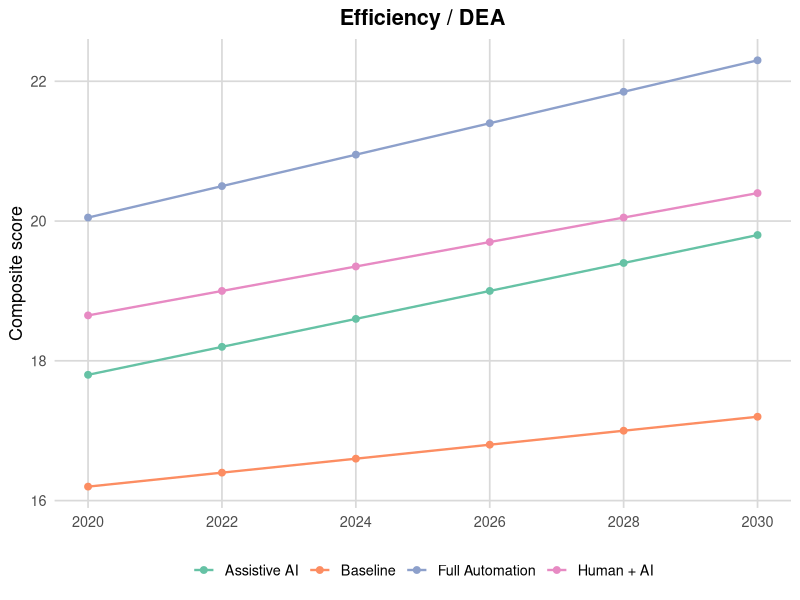
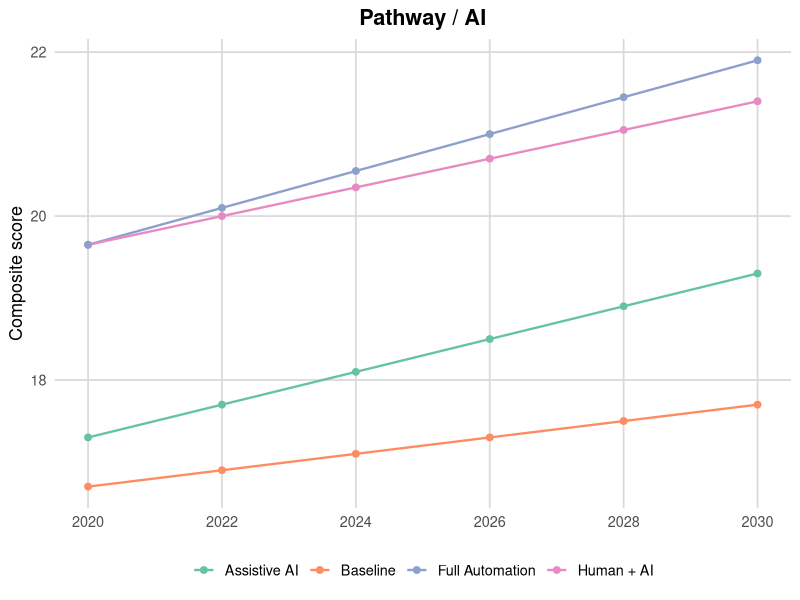

The R script that drew these images, in order:
#' Split a faceted ggplot into individual images
#'
#' This script creates a reproducible example that mimics a two-panel
#' (faceted) chart and shows how to export each facet as its own image
#' using ggplot2.  The same pattern can be applied to your own data by
#' replacing the example data frames with your real values.

library(ggplot2)

# -----------------------------------------------------------------------------
# 1. Build a small toy data set that looks similar to the chart in the prompt.
#    Replace this block with a read.csv() call (or any other data import) when
#    working with your own data.
# -----------------------------------------------------------------------------
years <- seq(2020, 2030, by = 2)
pathways <- c("Baseline", "Assistive AI", "Human + AI", "Full Automation")

make_panel <- function(panel_name, offsets) {
  data.frame(
    panel = panel_name,
    pathway = rep(pathways, each = length(years)),
    year = rep(years, times = length(pathways)),
    value = c(
      16 + offsets[1] + seq_along(years) * 0.2,
      17 + offsets[2] + seq_along(years) * 0.4,
      18.5 + offsets[3] + seq_along(years) * 0.35,
      19 + offsets[4] + seq_along(years) * 0.45
    )
  )
}

example_data <- rbind(
  make_panel("Efficiency / DEA", c(0.0, 0.4, -0.2, 0.6)),
  make_panel("Pathway / AI", c(0.5, -0.1, 0.8, 0.2))
)

# -----------------------------------------------------------------------------
# 2. Build a helper that turns a data frame subset into a formatted plot.
# -----------------------------------------------------------------------------
plot_panel <- function(panel_name) {
  panel_data <- subset(example_data, panel == panel_name)

  ggplot(panel_data, aes(year, value, colour = pathway)) +
    geom_line(linewidth = 0.8) +
    geom_point(size = 2) +
    scale_colour_brewer(palette = "Set2") +
    scale_x_continuous(breaks = years) +
    labs(
      title = panel_name,
      x = NULL,
      y = "Composite score",
      colour = NULL
    ) +
    theme_minimal(base_size = 13) +
    theme(
      panel.grid.major = element_line(colour = "grey85"),
      panel.grid.minor = element_blank(),
      plot.title = element_text(face = "bold", hjust = 0.5),
      legend.position = "bottom"
    )
}

# -----------------------------------------------------------------------------
# 3. Create one figure per panel and export each to disk.
# -----------------------------------------------------------------------------
dir.create("plots", showWarnings = FALSE)

panels <- unique(example_data$panel)
for (panel_name in panels) {
  plot_object <- plot_panel(panel_name)
  file_name <- sprintf("plots/%s.png", gsub("[/ ]", "_", panel_name))
  ggsave(file_name, plot_object, width = 6, height = 6, dpi = 300)

  # Print the plot so it shows up in viewers such as the RStudio Plots pane.
  if (interactive()) {
    print(plot_object)
  }
}

# If you would still like to see the combined two-panel chart, you can use a
# facet call like below.  (Not exported by default.)
# ggplot(example_data, aes(year, value, colour = pathway)) +
#   geom_line(linewidth = 0.8) +
#   geom_point(size = 2) +
#   scale_colour_brewer(palette = "Set2") +
#   facet_wrap(~panel) +
#   theme_minimal()
